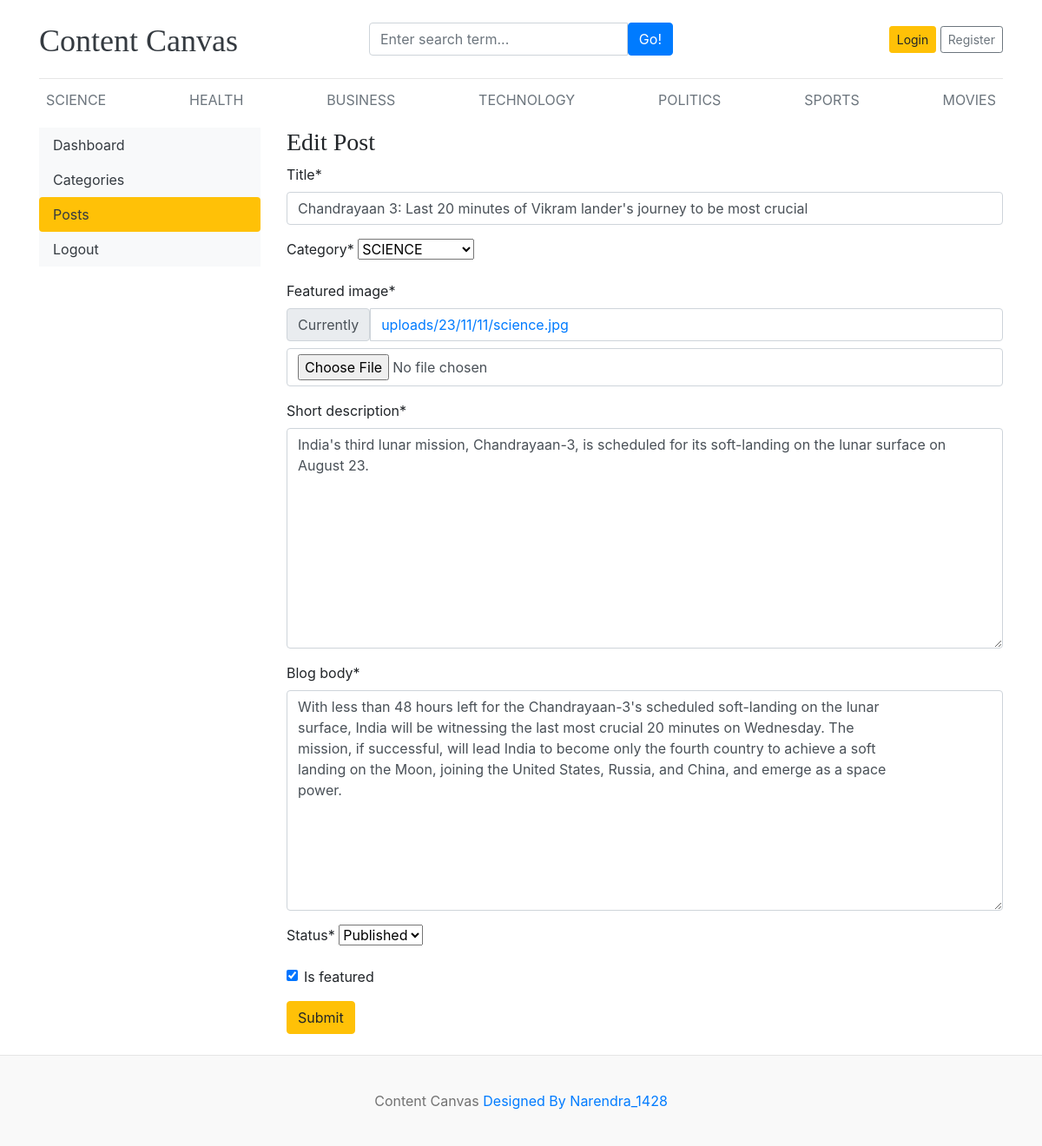
Screenshot of /dashboard/posts/edit/5/ with the database file from the repository.
### blog/models.py (models this page shows, shortened)
class Category(models.Model):
    category_name=models.CharField(max_length=50,unique=True)
    created_at=models.DateTimeField(auto_now_add=True)
    updated_at=models.DateTimeField(auto_now=True)
    class Meta:
        verbose_name_plural='categories'
    def __str__(self):
        return self.category_name

class Blog(models.Model):
    title=models.CharField(max_length=100)
    slug=models.SlugField(max_length=100)
    category=models.ForeignKey(Category,on_delete=models.CASCADE)
    author=models.ForeignKey(User,on_delete=models.CASCADE)
    featured_image=models.ImageField(upload_to='uploads/%y/%m/%d')
    short_description=models.TextField(max_length=500)
    blog_body=models.TextField(max_length=2000)
    status=models.CharField(max_length=20,choices=STATUS_CHOICES,default=0)
    is_featured=models.BooleanField(default=True)
    created_at=models.DateTimeField(auto_now_add=True)
    updated_at=models.DateTimeField(auto_now=True)

### dashboards/views.py (the view, shortened to what this page needs)
# urls.py: path('posts/edit/<int:pk>/',views.edit_post,name='edit_post'),
def edit_post(request,pk):
    post=get_object_or_404(Blog,pk=pk)
    form=BlogPostForm(instance=post)
    context={
        'form':form,
        'post':post
    }
    return render(request,'dashboard/edit_post.html',context)

### dashboards/forms.py
class BlogPostForm(forms.ModelForm):
    class Meta:
        model=Blog
        fields=('title','category','featured_image','short_description','blog_body','status','is_featured')

### blog/context_processors.py (called while the page is built)
def get_categories(request):
    categories=Category.objects.all()
    return dict(categories=categories)

def get_social_links(request):
    social_links=SocialLink.objects.all()
    return dict(social_links=social_links)

### templates/dashboard/edit_post.html (shortened to what this page needs)
{% extends 'base.html' %}
{% block content %}
{% load crispy_forms_tags %}
<div class="row">
{% include 'dashboard/sidebar.html' %}
<div class="col-md-9">
    <h3>Edit Post</h3>
    <form action="{% url 'edit_post' post.id %}" method="POST" enctype="multipart/form-data">
        {{ form | crispy }}
        <button type="submit" class="btn btn-warning">Submit</button>
    </form>
    <br>
</div>
</div>
{% endblock %}

### templates/base.html (shortened to what this page needs)
{% load static %}
<!DOCTYPE html>
<html lang="en">
<head>
    <link href="https://getbootstrap.com/docs/4.0/dist/css/bootstrap.min.css" rel="stylesheet">
    <link rel="stylesheet" href="https://cdnjs.cloudflare.com/ajax/libs/font-awesome/6.5.1/css/all.min.css" />
    <link href="{% static 'css/cc.css' %}" rel="stylesheet">
  </head>
<body>
    <div class="container">
      <header class="blog-header py-3">
        <div class="row flex-nowrap justify-content-between align-items-center">
          <div class="col-4 pt-1">
            <a class="blog-header-logo text-dark" href="/">Content Canvas</a>
          </div>
          <div class="col-4">
            <form action="{% url 'search' %}" method="GET">
              <div class="input-group">
                <input class="form-control" type="text" name="keyword" value="{{keyword}}" placeholder="Enter search term..." aria-label="Enter search term..." aria-describedby="button-search" />
                <button type="submit" class="btn btn-primary" id="button-search" type="button">Go!</button>
              </div>
            </form>
          </div>
          {% if not user.is_authenticated %}
          <div class="col-4 d-flex justify-content-end align-items-center">
            <a class="btn btn-sm btn-warning" href="{% url 'login' %}">Login</a> &nbsp;
            <a class="btn btn-sm btn-outline-secondary" href="{% url 'register' %}">Register</a>
          </div>
          {% else %}
          <span><a href="{% url 'dashboard' %}">Dashboard</a></span>
          <span><a class="btn btn-sm btn-outline-danger" href="{% url 'logout' %}">Logout</a></span>
          {% endif %}
        </div>
      </header>
      <div class="nav-scroller py-1 mb-2">
        <nav class="nav d-flex justify-content-between">
          {% for cat in categories %}
          <a class="p-2 text-muted" href="{% url 'posts_by_category' cat.id %}">{{cat.category_name}}</a>
          {% endfor %}
        </nav>
      </div>
{% block content %}
{% endblock  %}
    </div>
<footer class="blog-footer">
    <p class="text-center">Content Canvas  <a href="#">Designed By Narendra_1428</a></p>
  </footer>
  </body>
  </html>

### contentcanvas/static/css/cc.css (style rules this page uses)
.blog-header { border-bottom: 1px solid #e5e5e5; }
.blog-header-logo { font-family: "Playfair Display", Georgia, "Times New Roman", serif; font-size: 2.25rem; }
h1, h2, h3, h4, h5, h6 { font-family: "Playfair Display", Georgia, "Times New Roman", serif; }
.blog-footer { padding: 2.5rem 0; color: #727272; text-align: center; background-color: #f9f9f9; border-top: .05rem solid #e5e5e5; }
.blog-footer p:last-child { margin-bottom: 0; }

### rows the page displays
Category: category_name "SCIENCE"
Category: category_name "HEALTH"
Category: category_name "BUSINESS"
Category: category_name "TECHNOLOGY"
Category: category_name "POLITICS"
Category: category_name "SPORTS"
Category: category_name "MOVIES"
Blog: title "Chandrayaan 3: Last 20 minutes of Vikram lander's journey to be most crucial", category "SCIENCE", short_description "India's third lunar mission, Chandrayaan-3, is scheduled for its soft-landing on the lunar surface on August 23.", blog_body "With less than 48 hours left for the Chandrayaan-3's scheduled soft-landing on the lunar surface, India will be witnessing the last most crucial 20 minutes on Wednesday. The mission, if successful, will lead India to become only the fourth country to achieve a soft landing on the Moon, joining the United States, Russia, and China, and emerge as a space power.", status "Published", is_featured "☑"
